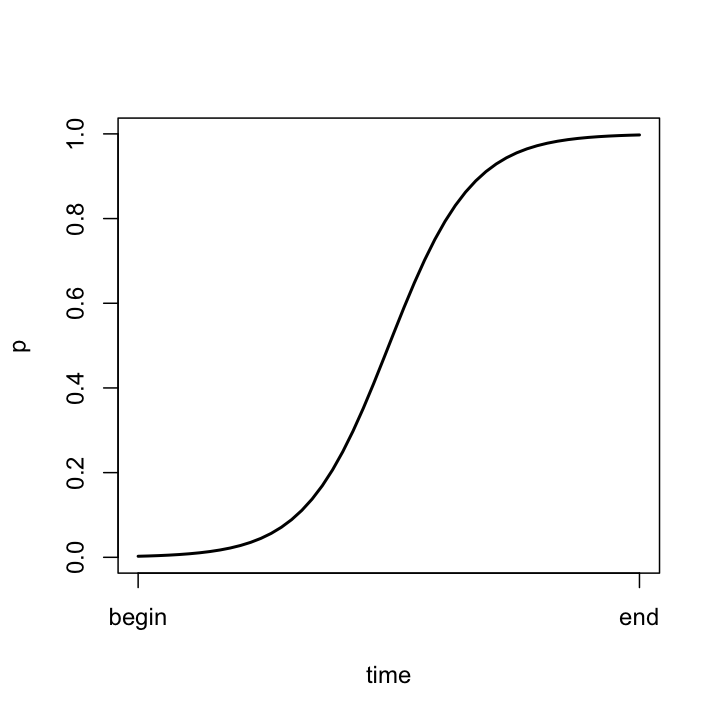

Reproduce this figure in R.
time<-seq(-6,6,length=50)
p <- 1/(1+exp(1)^-time)
plot(time,p,type = "l",axes = F,lwd = 2)
axis(1,labels = c("begin","end"),at = c(-6,6))
axis(2)
box()
